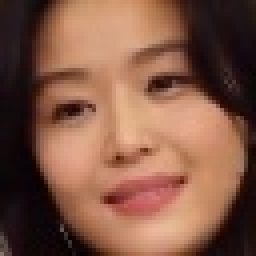
#> input picture mini-project/image_detect_demo/face_image/00_003_001.jpg, 64 x 64 px (shown 4 times larger); its folder holds only this picture in this run
$ python 03.img_data_generator_lab.py
#> lines starting #> are read from the running program, lines starting #| are printed output that depends on the picture
from distutils import extension
import os
import random
import pathlib
import shutil
import glob
import cv2
import numpy as np

def load_name_images(image_path_pattern):
    name_images = []
    # 지정한 경로에서 이미지 파일 취득
    image_paths = glob.glob(image_path_pattern)
    # 파일별로 읽기
    for image_path in image_paths:
        path = pathlib.Path(image_path)
        # 파일 경로
        fullpath = str(path.resolve())
        print(f"이미지 파일(절대 경로):{fullpath}")
        # 파일명
        filename = path.name
        print(f"이미지 파일(파일명):{filename}")
        # 이미지 읽기
        image = cv2.imread(fullpath)
        if image is None:
            print(f"이미지 파일[{fullpath}]을 읽을 수가 없습니다.")
            continue
        name_images.append((filename, image))
    return name_images

def scratch_image(image, use_flip=True, use_threshold=True, use_filter=True):
    # 어떤 증가규칙을 사용할 것인지 설정 (Flip or 밝기 or 화소 ...)
    methods = [use_flip, use_threshold, use_filter]

    # 흐린 필터 작성
    # filter1 = np.ones((3, 3))
    # 오리지날 이미지를 배열로 저장
    images = [image]

    # cv2.flip(x, 1)
    # 증가 규칙을 위한 함수
    scratch = np.array([
        # Flip 처리
        lambda x: cv2.flip(x, 1),
        # 밝기 처리
        lambda x: cv2.threshold(x ,100, 255, cv2.THRESH_TOZERO)[1],
        # 블러 처리
        lambda x: cv2.GaussianBlur(x, (5, 5), 0),
    ])

    # 이미지 증가
    doubling_images = lambda f, img: np.r_[img, [f(i) for i in img]]
    for func in scratch[methods]:
        images = doubling_images(func, images)
        print(f"{images}, {np.shape(images)}")

    return images

def delete_dir(dir_path, is_delete_top_dir=True):
    for root, dirs, files in os.walk(dir_path, topdown=False):
        for name in files:
            os.remove(os.path.join(root, name))
        for name in dirs:
            os.rmdir(os.path.join(root, name))
    if is_delete_top_dir:
        os.rmdir(dir_path)

RETURN_SUCCESS = 0
RETURN_FAILURE = -1
# Test Image Directory
TEST_IMAGE_PATH = "./test_image"
# Face Image Directory
IMAGE_PATH_PATTERN = "./face_image/*"
# Output Directory
OUTPUT_IMAGE_DIR = "./face_scratch_image"

def main():
    print("===================================================================")
    print("이미지 증가를 위한 OpenCV 이용")
    print("지정한 이미지 파일의 수를 증가 (Flip, 임계값 등의 작업으로 8배 증가)")
    print("===================================================================")

    # 디렉토리 작성
    if not os.path.isdir(OUTPUT_IMAGE_DIR):
        os.mkdir(OUTPUT_IMAGE_DIR)
    # 디렉토리 내 파일 제거
    delete_dir(OUTPUT_IMAGE_DIR, False)

    # 디렉토리 작성
    if not os.path.isdir(TEST_IMAGE_PATH):
        os.mkdir(TEST_IMAGE_PATH)
    # 디렉토리 내 파일 제거
    delete_dir(TEST_IMAGE_PATH, False)

    # 대상 이미지에 2배 정보를 테스트용 파일로 구분
    image_files = glob.glob(IMAGE_PATH_PATTERN)
    random.shuffle(image_files)
    for i in range(len(image_files) // 5):
        shutil.move(str(image_files[i]), TEST_IMAGE_PATH)

    # 대상 이미지 읽기
    name_images = load_name_images(IMAGE_PATH_PATTERN)
#> in load_name_images, image is the input picture: shape (64, 64, 3); mean B, G, R 69.6, 87.8, 129.5
#> name_images = 1 item

    # 대상 이미지 별로 증가 작업
    for name_image in name_images:
        filename, extension = os.path.splitext(name_image[0])
        image = name_image[1]
        # 대상 이미지 증가
        scratch_face_images = scratch_image(image)

        # 대상 이미지 저장
        for idx, image in enumerate(scratch_face_images):
            output_path = os.path.join(OUTPUT_IMAGE_DIR, f"{filename}_{str(idx)}{extension}")
            print(f"출력 파일(절대 경로):{output_path}")
            cv2.imwrite(output_path, image)
#> this loop made 1 pass
#> methods in scratch_image on pass 1: [True, True, True]
#> (printed output is left out)
#> pass 1, in main, `cv2.imwrite(output_path, image)`:
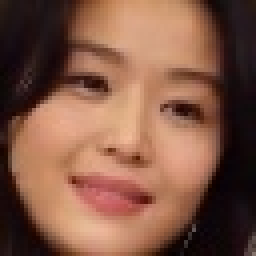
#> saved as 00_003_001_1.jpg: shape (64, 64, 3) (shown 4 times larger); mean B, G, R 69.6, 87.8, 129.5
#> pass 1, in main, `cv2.imwrite(output_path, image)`:
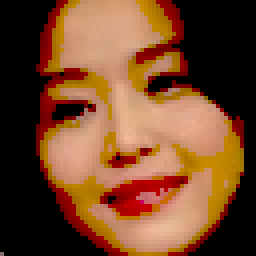
#> saved as 00_003_001_2.jpg: shape (64, 64, 3) (shown 4 times larger); mean B, G, R 42.2, 71.6, 116.4
#> pass 1, in main, `cv2.imwrite(output_path, image)`:
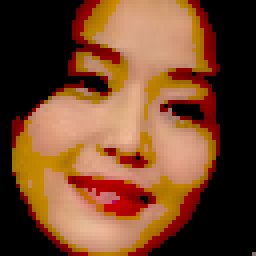
#> saved as 00_003_001_3.jpg: shape (64, 64, 3) (shown 4 times larger); mean B, G, R 42.2, 71.6, 116.4
#> pass 1, in main, `cv2.imwrite(output_path, image)`:
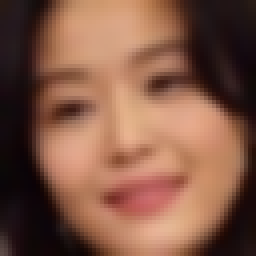
#> saved as 00_003_001_4.jpg: shape (64, 64, 3) (shown 4 times larger); mean B, G, R 69.7, 87.9, 129.6
#> after the loop:
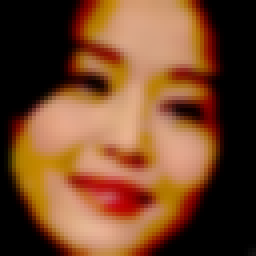
#> image: shape (64, 64, 3) (shown 4 times larger); mean B, G, R 42.3, 71.7, 116.5

    return RETURN_SUCCESS

if __name__ == "__main__":
    main()

$ run again, on mini-project/image_detect_demo/face_image/00_023_001.jpg
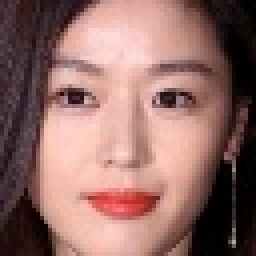
#> input picture mini-project/image_detect_demo/face_image/00_023_001.jpg, 64 x 64 px (shown 4 times larger)
#> in load_name_images, image is the input picture: shape (64, 64, 3); mean B, G, R 102.1, 107.6, 145.4
#> name_images = 1 item
#> the loop in main, `for name_image in name_images:` made 1 pass
#> methods in scratch_image on pass 1: [True, True, True]
#> (printed output is left out)
#> pass 1, in main, `cv2.imwrite(output_path, image)`:
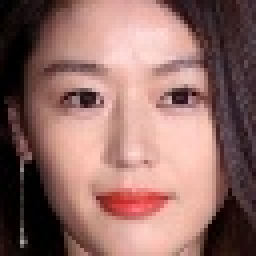
#> saved as 00_023_001_1.jpg: shape (64, 64, 3) (shown 4 times larger); mean B, G, R 102.1, 107.6, 145.4
#> after the loop in main, `for name_image in name_images:`:
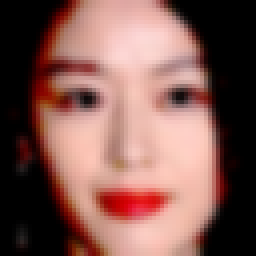
#> image: shape (64, 64, 3) (shown 4 times larger); mean B, G, R 83.1, 89.8, 128.9

$ run again, on mini-project/image_detect_demo/face_image/00_024_001.jpg
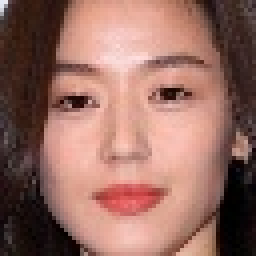
#> input picture mini-project/image_detect_demo/face_image/00_024_001.jpg, 64 x 64 px (shown 4 times larger)
#> in load_name_images, image is the input picture: shape (64, 64, 3); mean B, G, R 97.6, 107.6, 149.9
#> name_images = 1 item
#> the loop in main, `for name_image in name_images:` made 1 pass
#> methods in scratch_image on pass 1: [True, True, True]
#> (printed output is left out)
#> pass 1, in main, `cv2.imwrite(output_path, image)`:
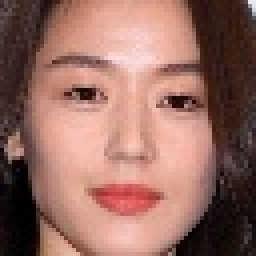
#> saved as 00_024_001_1.jpg: shape (64, 64, 3) (shown 4 times larger); mean B, G, R 97.6, 107.6, 149.9
#> after the loop in main, `for name_image in name_images:`:
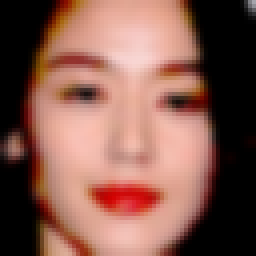
#> image: shape (64, 64, 3) (shown 4 times larger); mean B, G, R 79.7, 90.9, 133.2

$ run again, on mini-project/image_detect_demo/face_image/00_026_001.jpg
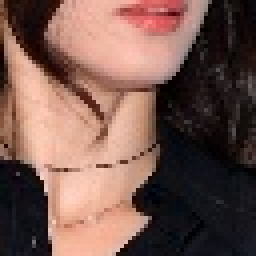
#> input picture mini-project/image_detect_demo/face_image/00_026_001.jpg, 64 x 64 px (shown 4 times larger)
#> in load_name_images, image is the input picture: shape (64, 64, 3); mean B, G, R 79.2, 87.5, 117.8
#> name_images = 1 item
#> the loop in main, `for name_image in name_images:` made 1 pass
#> methods in scratch_image on pass 1: [True, True, True]
#> (printed output is left out)
#> pass 1, in main, `cv2.imwrite(output_path, image)`:
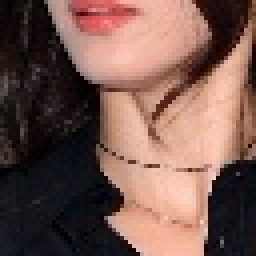
#> saved as 00_026_001_1.jpg: shape (64, 64, 3) (shown 4 times larger); mean B, G, R 79.2, 87.5, 117.8
#> after the loop in main, `for name_image in name_images:`:
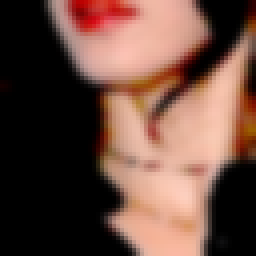
#> image: shape (64, 64, 3) (shown 4 times larger); mean B, G, R 63.4, 74.3, 105.5
